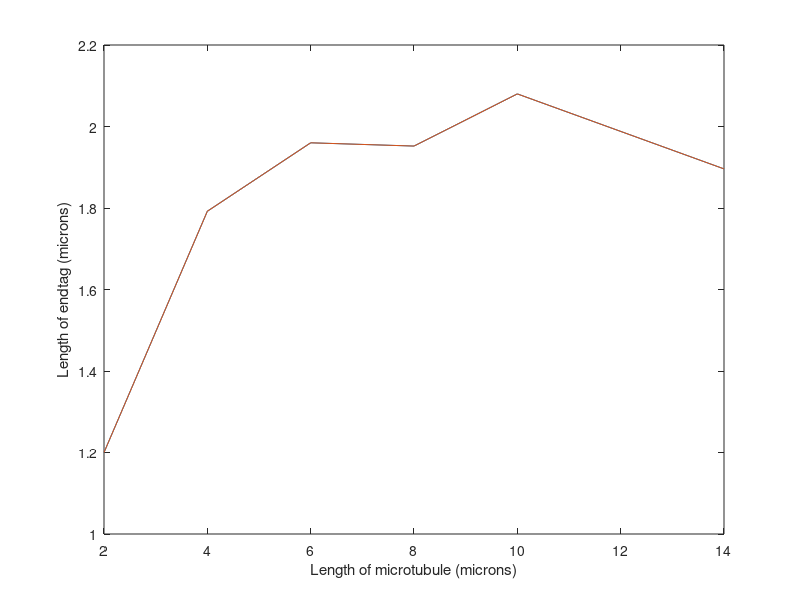

The MATLAB script that drew this image:
clear all

mt_lengths = [2, 4, 6, 8, 10, 14];

n_datapoints = length(mt_lengths);

final_data_short = [n_datapoints 1];
final_data_short(1, :) = 1.2;
final_data_short(2, :) = 1.792;
final_data_short(3, :) = 1.96;
final_data_short(4, :) = 1.952;
final_data_short(5, :) = 2.08;
final_data_short(6, :) = 1.896;

final_data_long = [n_datapoints 1];

final_data_long(1, :) = 1.4;
final_data_long(2, :) = 1.824;
final_data_long(3, :) = 1.944;
final_data_long(4, :) = 1.992;
final_data_long(5, :) = 1.976;
final_data_long(6, :) = 1.928;

plot(mt_lengths, final_data_short);
hold on
%plot(linspace(2, 14, 6), final_data_long);

xlabel('Length of microtubule (microns)');
ylabel('Length of endtag (microns)');